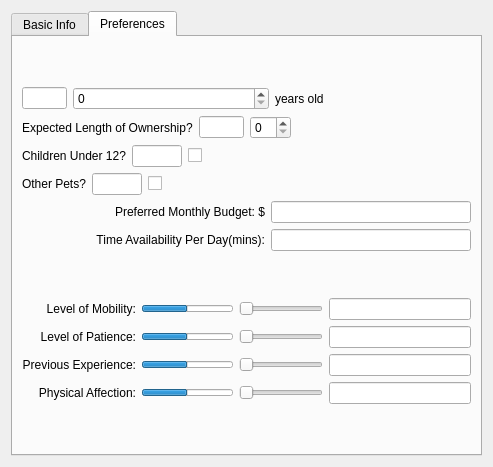
<?xml version="1.0" encoding="UTF-8"?>
<ui version="4.0">
 <class>ClientDetailDiag</class>
 <widget class="QDialog" name="ClientDetailDiag">
  <property name="geometry">
   <rect>
    <x>0</x>
    <y>0</y>
    <width>493</width>
    <height>467</height>
   </rect>
  </property>
  <property name="windowTitle">
   <string>Dialog</string>
  </property>
  <layout class="QGridLayout" name="gridLayout">
   <item row="0" column="0">
    <widget class="QTabWidget" name="tabWidget">
     <property name="currentIndex">
      <number>1</number>
     </property>
     <widget class="QWidget" name="tab">
      <attribute name="title">
       <string>Basic Info</string>
      </attribute>
      <layout class="QGridLayout" name="gridLayout_2">
       <item row="0" column="0">
        <layout class="QHBoxLayout" name="horizontalLayout_3">
         <item>
          <spacer name="horizontalSpacer_5">
           <property name="orientation">
            <enum>Qt::Horizontal</enum>
           </property>
           <property name="sizeHint" stdset="0">
            <size>
             <width>40</width>
             <height>20</height>
            </size>
           </property>
          </spacer>
         </item>
         <item>
          <layout class="QVBoxLayout" name="verticalLayout">
           <item>
            <spacer name="verticalSpacer_4">
             <property name="orientation">
              <enum>Qt::Vertical</enum>
             </property>
             <property name="sizeHint" stdset="0">
              <size>
               <width>20</width>
               <height>40</height>
              </size>
             </property>
            </spacer>
           </item>
           <item>
            <layout class="QHBoxLayout" name="horizontalLayout">
             <item>
              <widget class="QLabel" name="titleLabel">
               <property name="text">
                <string>Title: </string>
               </property>
              </widget>
             </item>
             <item>
              <widget class="QLineEdit" name="titleLineEdit">
               <property name="maximumSize">
                <size>
                 <width>40</width>
                 <height>16777215</height>
                </size>
               </property>
              </widget>
             </item>
             <item>
              <widget class="QComboBox" name="titleComboBox">
               <item>
                <property name="text">
                 <string>Title</string>
                </property>
               </item>
               <item>
                <property name="text">
                 <string>Mr.</string>
                </property>
               </item>
               <item>
                <property name="text">
                 <string>Ms.</string>
                </property>
               </item>
               <item>
                <property name="text">
                 <string>Mrs.</string>
                </property>
               </item>
               <item>
                <property name="text">
                 <string>Dr.</string>
                </property>
               </item>
               <item>
                <property name="text">
                 <string>Other</string>
                </property>
               </item>
              </widget>
             </item>
             <item>
              <widget class="QLineEdit" name="nameLineEdit"/>
             </item>
             <item>
              <spacer name="horizontalSpacer">
               <property name="orientation">
                <enum>Qt::Horizontal</enum>
               </property>
               <property name="sizeType">
                <enum>QSizePolicy::Fixed</enum>
               </property>
               <property name="sizeHint" stdset="0">
                <size>
                 <width>80</width>
                 <height>20</height>
                </size>
               </property>
              </spacer>
             </item>
             <item>
              <widget class="QLabel" name="idLabel">
               <property name="text">
                <string>ID:</string>
               </property>
              </widget>
             </item>
             <item>
              <widget class="QLineEdit" name="idLineEdit">
               <property name="sizePolicy">
                <sizepolicy hsizetype="Fixed" vsizetype="Fixed">
                 <horstretch>0</horstretch>
                 <verstretch>0</verstretch>
                </sizepolicy>
               </property>
               <property name="maximumSize">
                <size>
                 <width>60</width>
                 <height>16777215</height>
                </size>
               </property>
               <property name="maxLength">
                <number>5</number>
               </property>
               <property name="placeholderText">
                <string/>
               </property>
              </widget>
             </item>
            </layout>
           </item>
           <item>
            <spacer name="verticalSpacer_5">
             <property name="orientation">
              <enum>Qt::Vertical</enum>
             </property>
             <property name="sizeHint" stdset="0">
              <size>
               <width>20</width>
               <height>40</height>
              </size>
             </property>
            </spacer>
           </item>
           <item>
            <layout class="QHBoxLayout" name="horizontalLayout_2">
             <item>
              <widget class="QLabel" name="phoneLabel">
               <property name="text">
                <string>Phone #:</string>
               </property>
              </widget>
             </item>
             <item>
              <widget class="QLineEdit" name="phoneLineEdit"/>
             </item>
             <item>
              <widget class="QLabel" name="postalLabel">
               <property name="text">
                <string>Postal Code:</string>
               </property>
              </widget>
             </item>
             <item>
              <widget class="QLineEdit" name="postalLineEdit">
               <property name="placeholderText">
                <string/>
               </property>
              </widget>
             </item>
            </layout>
           </item>
           <item>
            <spacer name="verticalSpacer_6">
             <property name="orientation">
              <enum>Qt::Vertical</enum>
             </property>
             <property name="sizeHint" stdset="0">
              <size>
               <width>20</width>
               <height>40</height>
              </size>
             </property>
            </spacer>
           </item>
           <item>
            <layout class="QHBoxLayout" name="horizontalLayout_10">
             <item>
              <widget class="QLabel" name="cityLabel">
               <property name="text">
                <string>City:</string>
               </property>
              </widget>
             </item>
             <item>
              <widget class="QLineEdit" name="cityLineEdit"/>
             </item>
             <item>
              <widget class="QLabel" name="provLabel">
               <property name="text">
                <string>Prov./Terr:</string>
               </property>
              </widget>
             </item>
             <item>
              <widget class="QLineEdit" name="provLineEdit"/>
             </item>
             <item>
              <widget class="QLabel" name="countryLabel">
               <property name="text">
                <string>Country:</string>
               </property>
              </widget>
             </item>
             <item>
              <widget class="QLineEdit" name="countryLineEdit"/>
             </item>
            </layout>
           </item>
           <item>
            <spacer name="verticalSpacer_3">
             <property name="orientation">
              <enum>Qt::Vertical</enum>
             </property>
             <property name="sizeHint" stdset="0">
              <size>
               <width>20</width>
               <height>40</height>
              </size>
             </property>
            </spacer>
           </item>
           <item>
            <layout class="QHBoxLayout" name="add1Line">
             <item>
              <widget class="QLabel" name="add1Label">
               <property name="text">
                <string>Address #1:</string>
               </property>
              </widget>
             </item>
             <item>
              <widget class="QLineEdit" name="add1LineEdit"/>
             </item>
            </layout>
           </item>
           <item>
            <layout class="QHBoxLayout" name="add2Line">
             <item>
              <widget class="QLabel" name="add2Label">
               <property name="text">
                <string>Address #2:</string>
               </property>
              </widget>
             </item>
             <item>
              <widget class="QLineEdit" name="add2LineEdit"/>
             </item>
            </layout>
           </item>
           <item>
            <spacer name="verticalSpacer">
             <property name="orientation">
              <enum>Qt::Vertical</enum>
             </property>
             <property name="sizeHint" stdset="0">
              <size>
               <width>20</width>
               <height>30</height>
              </size>
             </property>
            </spacer>
           </item>
           <item>
            <layout class="QHBoxLayout" name="buttonLayout_2">
             <item>
              <spacer name="horizontalSpacer_3">
               <property name="orientation">
                <enum>Qt::Horizontal</enum>
               </property>
               <property name="sizeHint" stdset="0">
                <size>
                 <width>40</width>
                 <height>20</height>
                </size>
               </property>
              </spacer>
             </item>
             <item>
              <widget class="QPushButton" name="editButton">
               <property name="text">
                <string>Edit</string>
               </property>
              </widget>
             </item>
             <item>
              <widget class="QPushButton" name="closeButton">
               <property name="text">
                <string>Close</string>
               </property>
              </widget>
             </item>
             <item>
              <spacer name="horizontalSpacer_2">
               <property name="orientation">
                <enum>Qt::Horizontal</enum>
               </property>
               <property name="sizeHint" stdset="0">
                <size>
                 <width>40</width>
                 <height>20</height>
                </size>
               </property>
              </spacer>
             </item>
            </layout>
           </item>
          </layout>
         </item>
         <item>
          <spacer name="horizontalSpacer_4">
           <property name="orientation">
            <enum>Qt::Horizontal</enum>
           </property>
           <property name="sizeHint" stdset="0">
            <size>
             <width>40</width>
             <height>20</height>
            </size>
           </property>
          </spacer>
         </item>
        </layout>
       </item>
      </layout>
     </widget>
     <widget class="QWidget" name="preferences">
      <attribute name="title">
       <string>Preferences</string>
      </attribute>
      <layout class="QVBoxLayout" name="verticalLayout_3">
       <item>
        <spacer name="verticalSpacer_8">
         <property name="orientation">
          <enum>Qt::Vertical</enum>
         </property>
         <property name="sizeHint" stdset="0">
          <size>
           <width>20</width>
           <height>40</height>
          </size>
         </property>
        </spacer>
       </item>
       <item>
        <layout class="QVBoxLayout" name="verticalLayout_2">
         <item>
          <layout class="QHBoxLayout" name="sexAgeLayout">
           <item>
            <widget class="QLineEdit" name="ageLineEdit">
             <property name="maximumSize">
              <size>
               <width>45</width>
               <height>16777215</height>
              </size>
             </property>
             <property name="alignment">
              <set>Qt::AlignRight|Qt::AlignTrailing|Qt::AlignVCenter</set>
             </property>
            </widget>
           </item>
           <item>
            <widget class="QSpinBox" name="ageSpinBox">
             <property name="maximumSize">
              <size>
               <width>16777215</width>
               <height>16777215</height>
              </size>
             </property>
            </widget>
           </item>
           <item>
            <widget class="QLabel" name="ageText">
             <property name="text">
              <string>years old</string>
             </property>
            </widget>
           </item>
          </layout>
         </item>
         <item>
          <layout class="QHBoxLayout" name="maxAgeLayout">
           <item>
            <widget class="QLabel" name="maxAgeLabel">
             <property name="text">
              <string>Expected Length of Ownership?</string>
             </property>
            </widget>
           </item>
           <item>
            <widget class="QLineEdit" name="maxAgeLineEdit">
             <property name="sizePolicy">
              <sizepolicy hsizetype="Expanding" vsizetype="Fixed">
               <horstretch>0</horstretch>
               <verstretch>0</verstretch>
              </sizepolicy>
             </property>
             <property name="maximumSize">
              <size>
               <width>45</width>
               <height>16777215</height>
              </size>
             </property>
            </widget>
           </item>
           <item>
            <widget class="QSpinBox" name="maxAgeSpinBox">
             <property name="maximumSize">
              <size>
               <width>16777215</width>
               <height>16777215</height>
              </size>
             </property>
            </widget>
           </item>
           <item>
            <spacer name="horizontalSpacer_6">
             <property name="orientation">
              <enum>Qt::Horizontal</enum>
             </property>
             <property name="sizeType">
              <enum>QSizePolicy::Expanding</enum>
             </property>
             <property name="sizeHint" stdset="0">
              <size>
               <width>40</width>
               <height>20</height>
              </size>
             </property>
            </spacer>
           </item>
          </layout>
         </item>
         <item>
          <layout class="QHBoxLayout" name="immunizedLayout">
           <item>
            <widget class="QLabel" name="immunizedLabel">
             <property name="layoutDirection">
              <enum>Qt::RightToLeft</enum>
             </property>
             <property name="text">
              <string>Children Under 12?</string>
             </property>
             <property name="alignment">
              <set>Qt::AlignLeading|Qt::AlignLeft|Qt::AlignVCenter</set>
             </property>
            </widget>
           </item>
           <item>
            <widget class="QLineEdit" name="immunizedLineEdit">
             <property name="sizePolicy">
              <sizepolicy hsizetype="Fixed" vsizetype="Fixed">
               <horstretch>0</horstretch>
               <verstretch>0</verstretch>
              </sizepolicy>
             </property>
             <property name="maximumSize">
              <size>
               <width>50</width>
               <height>16777215</height>
              </size>
             </property>
            </widget>
           </item>
           <item>
            <widget class="QCheckBox" name="immunizedCheckBox">
             <property name="maximumSize">
              <size>
               <width>16777215</width>
               <height>16777215</height>
              </size>
             </property>
             <property name="text">
              <string/>
             </property>
            </widget>
           </item>
           <item>
            <spacer name="horizontalSpacer_7">
             <property name="orientation">
              <enum>Qt::Horizontal</enum>
             </property>
             <property name="sizeHint" stdset="0">
              <size>
               <width>40</width>
               <height>20</height>
              </size>
             </property>
            </spacer>
           </item>
          </layout>
         </item>
         <item>
          <layout class="QHBoxLayout" name="immunizedLayout_2">
           <item>
            <widget class="QLabel" name="immunizedLabel_2">
             <property name="layoutDirection">
              <enum>Qt::RightToLeft</enum>
             </property>
             <property name="text">
              <string>Other Pets?</string>
             </property>
             <property name="alignment">
              <set>Qt::AlignLeading|Qt::AlignLeft|Qt::AlignVCenter</set>
             </property>
            </widget>
           </item>
           <item>
            <widget class="QLineEdit" name="immunizedLineEdit_2">
             <property name="sizePolicy">
              <sizepolicy hsizetype="Fixed" vsizetype="Fixed">
               <horstretch>0</horstretch>
               <verstretch>0</verstretch>
              </sizepolicy>
             </property>
             <property name="maximumSize">
              <size>
               <width>50</width>
               <height>16777215</height>
              </size>
             </property>
            </widget>
           </item>
           <item>
            <widget class="QCheckBox" name="immunizedCheckBox_2">
             <property name="maximumSize">
              <size>
               <width>16777215</width>
               <height>16777215</height>
              </size>
             </property>
             <property name="text">
              <string/>
             </property>
            </widget>
           </item>
           <item>
            <spacer name="horizontalSpacer_8">
             <property name="orientation">
              <enum>Qt::Horizontal</enum>
             </property>
             <property name="sizeHint" stdset="0">
              <size>
               <width>40</width>
               <height>20</height>
              </size>
             </property>
            </spacer>
           </item>
          </layout>
         </item>
         <item>
          <layout class="QHBoxLayout" name="careLevelLayout_2">
           <item>
            <widget class="QLabel" name="expenditureLabel">
             <property name="text">
              <string>Preferred Monthly Budget: $</string>
             </property>
             <property name="alignment">
              <set>Qt::AlignRight|Qt::AlignTrailing|Qt::AlignVCenter</set>
             </property>
            </widget>
           </item>
           <item>
            <widget class="QLineEdit" name="expenditureLineEdit">
             <property name="sizePolicy">
              <sizepolicy hsizetype="Expanding" vsizetype="Expanding">
               <horstretch>0</horstretch>
               <verstretch>0</verstretch>
              </sizepolicy>
             </property>
             <property name="maximumSize">
              <size>
               <width>200</width>
               <height>16777215</height>
              </size>
             </property>
            </widget>
           </item>
          </layout>
         </item>
         <item>
          <layout class="QHBoxLayout" name="careLevelLayout_3">
           <item>
            <widget class="QLabel" name="expenditureLabel_2">
             <property name="text">
              <string>Time Availability Per Day(mins):</string>
             </property>
             <property name="alignment">
              <set>Qt::AlignRight|Qt::AlignTrailing|Qt::AlignVCenter</set>
             </property>
            </widget>
           </item>
           <item>
            <widget class="QLineEdit" name="expenditureLineEdit_2">
             <property name="sizePolicy">
              <sizepolicy hsizetype="Expanding" vsizetype="Expanding">
               <horstretch>0</horstretch>
               <verstretch>0</verstretch>
              </sizepolicy>
             </property>
             <property name="maximumSize">
              <size>
               <width>200</width>
               <height>16777215</height>
              </size>
             </property>
            </widget>
           </item>
          </layout>
         </item>
        </layout>
       </item>
       <item>
        <spacer name="verticalSpacer_2">
         <property name="orientation">
          <enum>Qt::Vertical</enum>
         </property>
         <property name="sizeHint" stdset="0">
          <size>
           <width>20</width>
           <height>40</height>
          </size>
         </property>
        </spacer>
       </item>
       <item>
        <layout class="QGridLayout" name="sliderLayout">
         <item row="2" column="0">
          <widget class="QLabel" name="experienceLabel">
           <property name="text">
            <string>Previous Experience:</string>
           </property>
           <property name="alignment">
            <set>Qt::AlignRight|Qt::AlignTrailing|Qt::AlignVCenter</set>
           </property>
          </widget>
         </item>
         <item row="3" column="2">
          <widget class="QLineEdit" name="affectionLineEdit">
           <property name="maximumSize">
            <size>
             <width>16777215</width>
             <height>16777215</height>
            </size>
           </property>
          </widget>
         </item>
         <item row="1" column="2">
          <widget class="QLineEdit" name="patienceLineEdit"/>
         </item>
         <item row="2" column="2">
          <widget class="QLineEdit" name="experienceLineEdit">
           <property name="sizePolicy">
            <sizepolicy hsizetype="Expanding" vsizetype="Fixed">
             <horstretch>0</horstretch>
             <verstretch>0</verstretch>
            </sizepolicy>
           </property>
           <property name="maximumSize">
            <size>
             <width>16777215</width>
             <height>16777215</height>
            </size>
           </property>
          </widget>
         </item>
         <item row="3" column="0">
          <widget class="QLabel" name="affectionLabel">
           <property name="text">
            <string>Physical Affection:</string>
           </property>
           <property name="alignment">
            <set>Qt::AlignRight|Qt::AlignTrailing|Qt::AlignVCenter</set>
           </property>
          </widget>
         </item>
         <item row="0" column="2">
          <widget class="QLineEdit" name="mobilityLineEdit"/>
         </item>
         <item row="1" column="0">
          <widget class="QLabel" name="patienceLabel">
           <property name="text">
            <string>Level of Patience:</string>
           </property>
           <property name="alignment">
            <set>Qt::AlignRight|Qt::AlignTrailing|Qt::AlignVCenter</set>
           </property>
          </widget>
         </item>
         <item row="0" column="0">
          <widget class="QLabel" name="mobilityLabel">
           <property name="text">
            <string>Level of Mobility:</string>
           </property>
           <property name="alignment">
            <set>Qt::AlignRight|Qt::AlignTrailing|Qt::AlignVCenter</set>
           </property>
          </widget>
         </item>
         <item row="0" column="1">
          <layout class="QGridLayout" name="mobilityLayout">
           <item row="0" column="0">
            <widget class="QProgressBar" name="mobilityBar">
             <property name="maximumSize">
              <size>
               <width>16777215</width>
               <height>7</height>
              </size>
             </property>
             <property name="maximum">
              <number>2</number>
             </property>
             <property name="value">
              <number>1</number>
             </property>
             <property name="textVisible">
              <bool>false</bool>
             </property>
            </widget>
           </item>
           <item row="0" column="1">
            <widget class="QSlider" name="mobilitySlider">
             <property name="maximumSize">
              <size>
               <width>16777215</width>
               <height>16777215</height>
              </size>
             </property>
             <property name="maximum">
              <number>2</number>
             </property>
             <property name="orientation">
              <enum>Qt::Horizontal</enum>
             </property>
            </widget>
           </item>
          </layout>
         </item>
         <item row="1" column="1">
          <layout class="QGridLayout" name="patienceLayout">
           <item row="0" column="0">
            <widget class="QProgressBar" name="patienceBar">
             <property name="maximumSize">
              <size>
               <width>16777215</width>
               <height>7</height>
              </size>
             </property>
             <property name="maximum">
              <number>2</number>
             </property>
             <property name="value">
              <number>1</number>
             </property>
             <property name="textVisible">
              <bool>false</bool>
             </property>
            </widget>
           </item>
           <item row="0" column="1">
            <widget class="QSlider" name="patienceSlider">
             <property name="maximumSize">
              <size>
               <width>16777215</width>
               <height>16777215</height>
              </size>
             </property>
             <property name="maximum">
              <number>2</number>
             </property>
             <property name="orientation">
              <enum>Qt::Horizontal</enum>
             </property>
            </widget>
           </item>
          </layout>
         </item>
         <item row="2" column="1">
          <layout class="QGridLayout" name="experienceLayout">
           <item row="0" column="0">
            <widget class="QProgressBar" name="experienceBar">
             <property name="maximumSize">
              <size>
               <width>16777215</width>
               <height>7</height>
              </size>
             </property>
             <property name="maximum">
              <number>2</number>
             </property>
             <property name="value">
              <number>1</number>
             </property>
             <property name="textVisible">
              <bool>false</bool>
             </property>
            </widget>
           </item>
           <item row="0" column="1">
            <widget class="QSlider" name="experienceSlider">
             <property name="maximumSize">
              <size>
               <width>16777215</width>
               <height>16777215</height>
              </size>
             </property>
             <property name="maximum">
              <number>2</number>
             </property>
             <property name="orientation">
              <enum>Qt::Horizontal</enum>
             </property>
            </widget>
           </item>
          </layout>
         </item>
         <item row="3" column="1">
          <layout class="QGridLayout" name="affectionLayout">
           <item row="0" column="0">
            <widget class="QProgressBar" name="affectionBar">
             <property name="maximumSize">
              <size>
               <width>16777215</width>
               <height>7</height>
              </size>
             </property>
             <property name="maximum">
              <number>2</number>
             </property>
             <property name="value">
              <number>1</number>
             </property>
             <property name="textVisible">
              <bool>false</bool>
             </property>
            </widget>
           </item>
           <item row="0" column="1">
            <widget class="QSlider" name="affectionSlider">
             <property name="maximumSize">
              <size>
               <width>16777215</width>
               <height>16777215</height>
              </size>
             </property>
             <property name="maximum">
              <number>2</number>
             </property>
             <property name="orientation">
              <enum>Qt::Horizontal</enum>
             </property>
            </widget>
           </item>
          </layout>
         </item>
        </layout>
       </item>
       <item>
        <spacer name="verticalSpacer_7">
         <property name="orientation">
          <enum>Qt::Vertical</enum>
         </property>
         <property name="sizeHint" stdset="0">
          <size>
           <width>20</width>
           <height>40</height>
          </size>
         </property>
        </spacer>
       </item>
      </layout>
     </widget>
    </widget>
   </item>
  </layout>
 </widget>
 <resources/>
 <connections/>
</ui>
